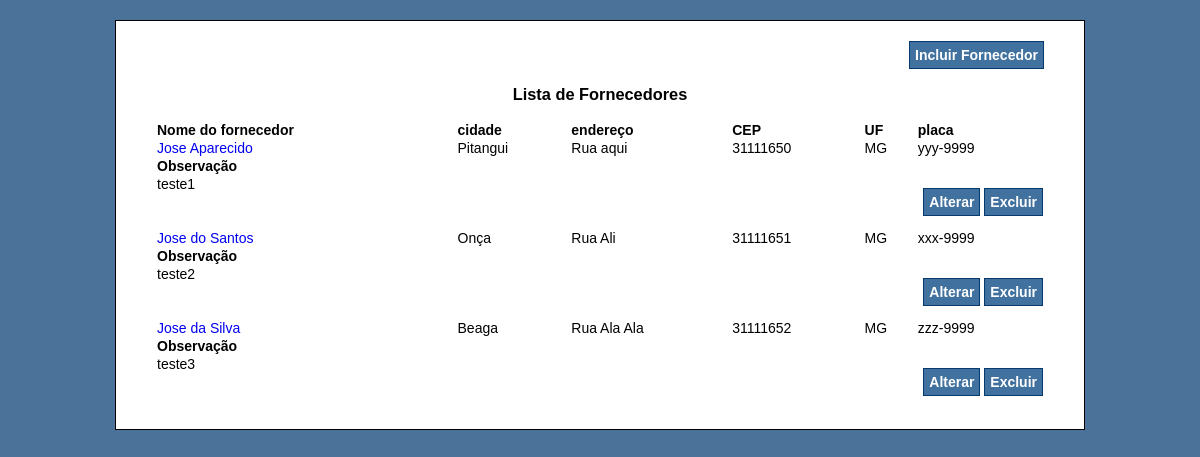
The page / on the database its author committed.
### tables this page shows
CREATE TABLE IF NOT EXISTS `fornecedor` (
  `idFornecedor` int(11) NOT NULL AUTO_INCREMENT,
  `noFornecedor` text NOT NULL,
  `endFornecedor` text NOT NULL,
  `CidadeFornecedor` text NOT NULL,
  `UfFornecedor` text NOT NULL,
  `CepFornecedor` text NOT NULL,
  `placaFornecedor` text NOT NULL,
  `obsFornecedor` text NOT NULL,
  PRIMARY KEY (`idFornecedor`)
);

### src/Fornecedor.php (called while the page is built, shortened)
<?php
	class Fornecedor{
		private $mysql;
		public function __construct(mysqli $mysql){
			$this->mysql = $mysql;
		}
		public function exibirTodos(): array{
			$resultado = $this->mysql->query('SELECT idFornecedor, noFornecedor, endFornecedor, cidadeFornecedor, ufFornecedor, cepFornecedor, placaFornecedor, obsFornecedor FROM fornecedor');
			$fornece = $resultado->fetch_all(MYSQLI_ASSOC);
			return $fornece;
		}
	}
 ?>

### index.php (the view, shortened to what this page needs)
<?php
require 'config.php';
include 'src/Fornecedor.php';
$forne = new Fornecedor($mysql);
$fornecedores = $forne->exibirTodos();
?>
<!DOCTYPE html>
<html lang="pt-br">
<head>
    <link rel="stylesheet" type="text/css" href="style.css">
</head>
<div id="container">
	<div align="right" ><a class="botao botao-block" href="incluir.php">Incluir Fornecedor</a></div>
	<h3  align="center" class="panel-title">Lista de Fornecedores</h3>
	<form role='form' id='formEditarFornecedor' method='POST' action='detalheFornecedor'>
	<table class="table table-striped table-hover table-bordered display responsive" id="tblFornecedor" cellspacing="0" width="100%">
		<thead>
			<tr>
				<th align="left">Nome do fornecedor</th>
				<th align="left">cidade</th>
				<th align="left">endereço</th>
				<th align="left">CEP</th>
				<th align="left">UF</th>
				<th align="left">placa</th>
			</tr>
		</thead>
		<tbody>
			<?php foreach ( $fornecedores as $f) : ?>
				<tr>
					<td class="text-center"><a href="detalheFornecedor.php?idFornecedor=<?php echo $f['idFornecedor']; ?>"> <?php echo $f['noFornecedor'];?></a></td>
					<td class="text-center"><?php echo $f['cidadeFornecedor'];?></td>
					<td class="text-center"><?php echo $f['endFornecedor'];?></td>
					<td class="text-center"><?php echo $f['cepFornecedor'];?></td>
					<td class="text-center"><?php echo $f['ufFornecedor'];?></td>
					<td class="text-center"><?php echo $f['placaFornecedor'];?></td>
				</tr>
				<tr>
					<p><th align="left">Observação</th></p>
				</tr>
				<tr>
					<td class="text-center"><?php echo nl2br($f['obsFornecedor']); ?></td>
				</tr>
				<tr>
					<td align="right" colspan="6">
						<a class="botao btn-primary" href="editarFornecedor.php?idFornecedor=<?php echo $f['idFornecedor']; ?>">Alterar</a>
						<a class="botao btn-primary" href="excluirFornecedor.php?idFornecedor=<?php echo $f['idFornecedor']; ?>">Excluir</a>
					</td>
				</tr>
				<tr><td> <br></td> 	</tr>
			<?php endforeach; ?>
		</tbody>
	</table>
</div>
</html>

### style.css (style rules this page uses)
#container { width: 75%; margin: 0 auto; background-color: #FFF; padding: 20px 40px; border: solid 1px black; margin-top: 20px; }
a { text-decoration: none; }
.botao { padding: 5px; background-color: rgb(65, 113, 158); color: #ffffff; font-weight: bold; border: solid 1px rgb(4, 58, 109); }
.botao-block { display: block; width: max-content; }

### rows shown on the page
fornecedor: noFornecedor "Jose Aparecido", CidadeFornecedor "Pitangui", endFornecedor "Rua aqui", CepFornecedor "31111650", UfFornecedor "MG", placaFornecedor "yyy-9999", obsFornecedor "teste1"
fornecedor: noFornecedor "Jose do Santos", CidadeFornecedor "Onça", endFornecedor "Rua Ali", CepFornecedor "31111651", UfFornecedor "MG", placaFornecedor "xxx-9999", obsFornecedor "teste2"
fornecedor: noFornecedor "Jose da Silva", CidadeFornecedor "Beaga", endFornecedor "Rua Ala Ala", CepFornecedor "31111652", UfFornecedor "MG", placaFornecedor "zzz-9999", obsFornecedor "teste3"
